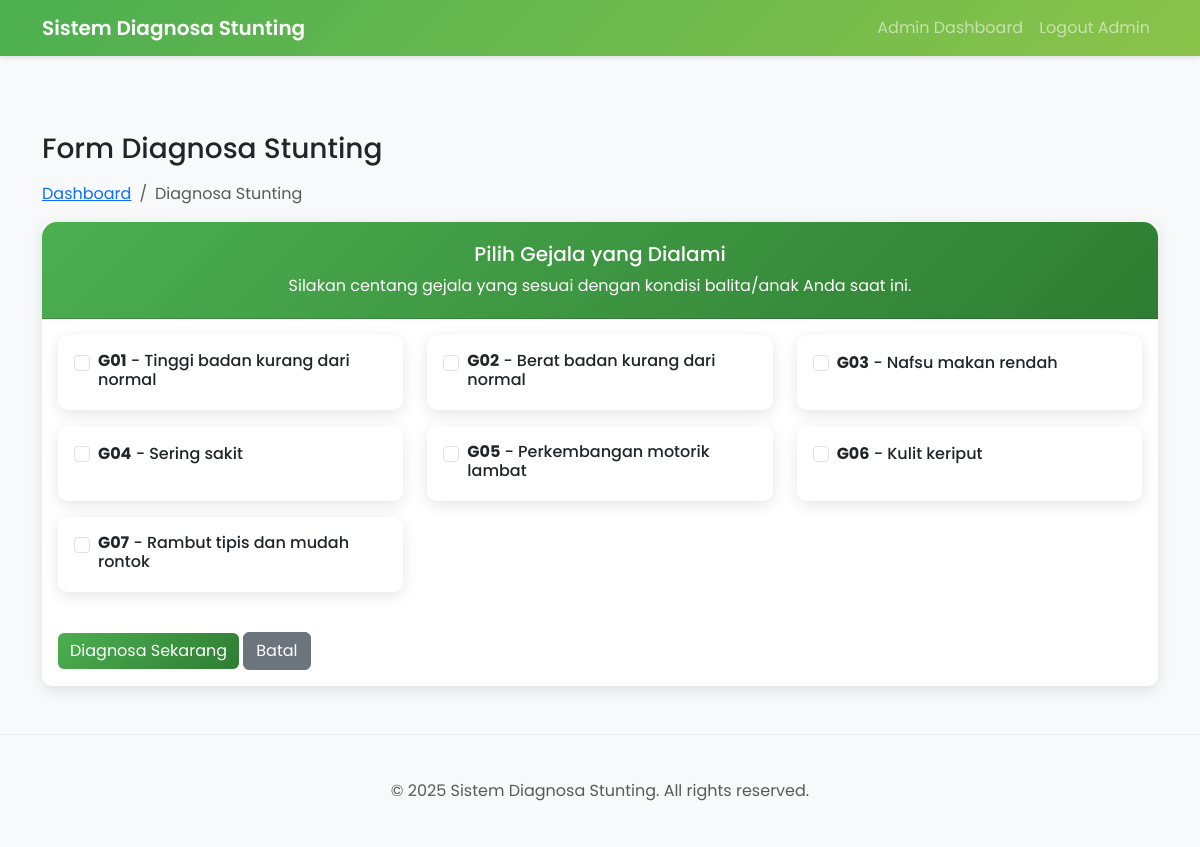
The page /diagnosa/ (signed in) on the database as committed earlier.
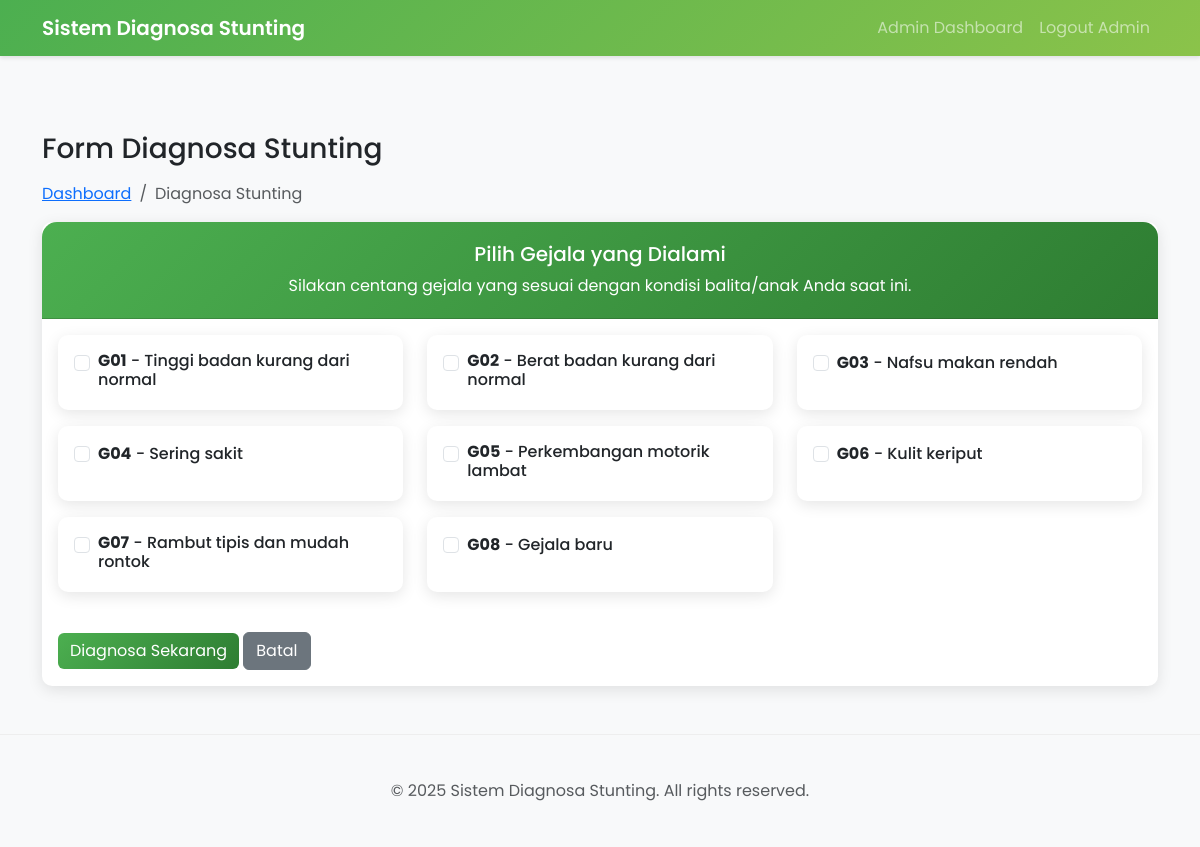
The same page on the database as committed later.
### core/models.py (models this page shows, shortened)
class Gejala(models.Model):
    kodeGejala = models.CharField(max_length=10, primary_key=True)
    namaGejala = models.CharField(max_length=255)
    class Meta:
        verbose_name_plural = "Gejala"

### core/views.py (the view)
# urls.py: path('diagnosa/', views.form_diagnosa, name='form_diagnosa'),
def form_diagnosa(request):
    if 'pasien_id' not in request.session:
        return redirect('login_pasien')
    if request.method == 'GET':
        gejala_list = Gejala.objects.all()
        return render(request, 'diagnosa_form.html', {'gejala_list': gejala_list})
    elif request.method == 'POST':
        kode_gejala_input = request.POST.getlist('gejala')
        pasien_id = request.session.get('pasien_id')
        konsultasi = jalankan_inferensi(pasien_id, kode_gejala_input)
        return redirect('tampilkan_hasil_diagnosa', konsultasi_id=konsultasi.id)

### core/templates/diagnosa_form.html (shortened to what this page needs)
{% extends 'base.html' %}
{% block content %}
<div class="row">
    <div class="col-md-12">
        <h1>Form Diagnosa Stunting</h1>
        <nav aria-label="breadcrumb">
            <ol class="breadcrumb">
                <li class="breadcrumb-item"><a href="{% url 'dashboard_pasien' %}">Dashboard</a></li>
                <li class="breadcrumb-item active" aria-current="page">Diagnosa Stunting</li>
            </ol>
        </nav>
        <div class="card">
            <div class="card-header">
                <h5>Pilih Gejala yang Dialami</h5>
                <p class="mb-0">Silakan centang gejala yang sesuai dengan kondisi balita/anak Anda saat ini.</p>
            </div>
            <div class="card-body">
                <form method="post">
                    <div class="row">
                        {% for gejala in gejala_list %}
                        <div class="col-md-6 col-lg-4 mb-3">
                            <div class="card h-100">
                                <div class="card-body">
                                    <div class="form-check">
                                        <input class="form-check-input diagnosis-checkbox" type="checkbox" name="gejala" value="{{ gejala.kodeGejala }}" id="gejala_{{ gejala.kodeGejala }}">
                                        <label class="form-check-label fw-bold" for="gejala_{{ gejala.kodeGejala }}">
                                            <h6 class="mb-0"><strong>{{ gejala.kodeGejala }}</strong> - {{ gejala.namaGejala }}</h6>
                                        </label>
                                    </div>
                                </div>
                            </div>
                        </div>
                        {% empty %}
                        <div class="col-12">
                            <div class="alert alert-info">
                                Tidak ada gejala yang tersedia saat ini.
                            </div>
                        </div>
                        {% endfor %}
                    </div>
                    <div class="mt-4">
                        <button type="submit" class="btn btn-primary">Diagnosa Sekarang</button>
                        <a href="{% url 'dashboard_pasien' %}" class="btn btn-secondary">Batal</a>
                    </div>
                </form>
            </div>
        </div>
    </div>
</div>
{% endblock %}

### core/templates/base.html (shortened to what this page needs)
<!DOCTYPE html>
<html lang="en">
<head>
    <link href="https://cdn.jsdelivr.net/npm/bootstrap@5.3.0/dist/css/bootstrap.min.css" rel="stylesheet">
    {% load static %}
    <link rel="stylesheet" href="{% static 'core/style.css' %}">
</head>
<body>
    <nav class="navbar navbar-expand-lg navbar-dark fixed-top">
        <div class="container">
            <a class="navbar-brand" href="{% url 'home' %}">Sistem Diagnosa Stunting</a>
            <div class="collapse navbar-collapse" id="navbarNav">
                <ul class="navbar-nav">
                    {% if user.is_authenticated and user.is_staff and not user.is_superuser %}
                        <li class="nav-item">
                            <a class="nav-link" href="{% url 'dashboard_pakar' %}">Dashboard</a>
                        </li>
                        <li class="nav-item">
                            <a class="nav-link" href="{% url 'list_patients_pakar' %}">Daftar Pasien</a>
                        </li>
                        <li class="nav-item">
                            <a class="nav-link" href="{% url 'list_rules_pakar' %}">Daftar Aturan</a>
                        </li>
                        <li class="nav-item">
                            <a class="nav-link" href="{% url 'list_gejala_pakar' %}">Gejala</a>
                        </li>
                        <li class="nav-item">
                            <a class="nav-link" href="{% url 'list_kondisi_pakar' %}">Kondisi</a>
                        </li>
                        <li class="nav-item">
                            <a class="nav-link" href="{% url 'pakar_help' %}">Cara Penggunaan</a>
                        </li>
                        <li class="nav-item">
                            <a class="nav-link" href="{% url 'logout_pakar' %}">Logout Pakar</a>
                        </li>
                    {% elif user.is_authenticated and user.is_superuser %}
                        <li class="nav-item">
                            <a class="nav-link" href="{% url 'admin:index' %}">Admin Dashboard</a>
                        </li>
                        <li class="nav-item">
                            <a class="nav-link" href="{% url 'admin:logout' %}">Logout Admin</a>
                        </li>
                    {% endif %}
                </ul>
            </div>
        </div>
    </nav>
    <div class="container mt-5 pt-4">
        {% block content %}{% endblock %}
    </div>
    <footer class="footer bg-light mt-5">
        <div class="container text-center py-4">
            <span class="text-muted">© 2025 Sistem Diagnosa Stunting. All rights reserved.</span>
        </div>
    </footer>
</body>
</html>

### core/static/core/style.css (style rules this page uses)
body { font-family: 'Poppins', sans-serif; padding-top: 60px; background-color: #f8f9fa; }
.navbar-brand { font-weight: 600; }
.navbar { background: linear-gradient(135deg, #4CAF50, #8BC34A); box-shadow: 0 2px 4px rgba(0,0,0,.1); }
.btn-primary { background: linear-gradient(135deg, #4CAF50, #2E7D32); border: none; }
.footer { margin-top: 50px; padding: 20px 0; border-top: 1px solid #eee; background-color: #ffffff; }
.card { border-radius: 10px; box-shadow: 0 4px 15px rgba(0,0,0,.1); transition: transform 0.3s ease, box-shadow 0.3s ease; border: none; }
.container h1 { font-size: 1.75rem; margin-bottom: 1rem; }
.card-header { background: linear-gradient(135deg, #4CAF50, #2E7D32); color: white; border-radius: 15px 15px 0 0 !important; text-align: center; padding: 20px; }

Rows that differ between the two databases and show on the page:
added Gejala: kodeGejala "G08", namaGejala "Gejala baru"
